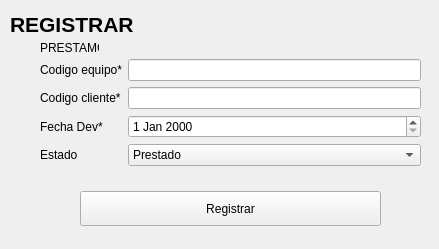
<?xml version="1.0" encoding="UTF-8"?>
<ui version="4.0">
 <class>MainWindow</class>
 <widget class="QMainWindow" name="MainWindow">
  <property name="geometry">
   <rect>
    <x>0</x>
    <y>0</y>
    <width>439</width>
    <height>249</height>
   </rect>
  </property>
  <property name="windowTitle">
   <string>AÑADIR CLIENTES</string>
  </property>
  <widget class="QWidget" name="centralwidget">
   <widget class="QLabel" name="lblTitulo">
    <property name="geometry">
     <rect>
      <x>10</x>
      <y>10</y>
      <width>422</width>
      <height>28</height>
     </rect>
    </property>
    <property name="font">
     <font>
      <pointsize>16</pointsize>
      <bold>true</bold>
     </font>
    </property>
    <property name="text">
     <string>REGISTRAR</string>
    </property>
   </widget>
   <widget class="QWidget" name="formLayoutWidget">
    <property name="geometry">
     <rect>
      <x>40</x>
      <y>59</y>
      <width>381</width>
      <height>121</height>
     </rect>
    </property>
    <layout class="QFormLayout" name="formLayout">
     <item row="0" column="0">
      <widget class="QLabel" name="lb_nombre">
       <property name="text">
        <string>Codigo equipo*</string>
       </property>
      </widget>
     </item>
     <item row="0" column="1">
      <widget class="QLineEdit" name="le_codEquipo"/>
     </item>
     <item row="1" column="0">
      <widget class="QLabel" name="lblApellidoPA">
       <property name="text">
        <string>Codigo cliente*</string>
       </property>
      </widget>
     </item>
     <item row="1" column="1">
      <widget class="QLineEdit" name="le_codCliente"/>
     </item>
     <item row="2" column="0">
      <widget class="QLabel" name="lblFechaNac">
       <property name="text">
        <string>Fecha Dev*</string>
       </property>
      </widget>
     </item>
     <item row="2" column="1">
      <widget class="QDateEdit" name="de_fechaDev"/>
     </item>
     <item row="3" column="0">
      <widget class="QLabel" name="lb_email">
       <property name="text">
        <string>Estado</string>
       </property>
      </widget>
     </item>
     <item row="3" column="1">
      <widget class="QComboBox" name="cb_estado">
       <item>
        <property name="text">
         <string>Prestado</string>
        </property>
       </item>
       <item>
        <property name="text">
         <string>Devuelto</string>
        </property>
       </item>
       <item>
        <property name="text">
         <string>Atrasado</string>
        </property>
       </item>
      </widget>
     </item>
    </layout>
   </widget>
   <widget class="QLabel" name="lb_prestamo">
    <property name="geometry">
     <rect>
      <x>40</x>
      <y>40</y>
      <width>59</width>
      <height>16</height>
     </rect>
    </property>
    <property name="text">
     <string>PRESTAMO</string>
    </property>
   </widget>
   <widget class="QWidget" name="layoutWidget_2">
    <property name="geometry">
     <rect>
      <x>40</x>
      <y>190</y>
      <width>381</width>
      <height>37</height>
     </rect>
    </property>
    <layout class="QHBoxLayout" name="horizontalLayout_3">
     <item>
      <spacer name="horizontalSpacer_4">
       <property name="orientation">
        <enum>Qt::Vertical</enum>
       </property>
       <property name="sizeHint" stdset="0">
        <size>
         <width>40</width>
         <height>20</height>
        </size>
       </property>
      </spacer>
     </item>
     <item>
      <widget class="QPushButton" name="btnRegistrar">
       <property name="minimumSize">
        <size>
         <width>150</width>
         <height>35</height>
        </size>
       </property>
       <property name="text">
        <string>Registrar</string>
       </property>
      </widget>
     </item>
     <item>
      <spacer name="horizontalSpacer_5">
       <property name="orientation">
        <enum>Qt::Vertical</enum>
       </property>
       <property name="sizeHint" stdset="0">
        <size>
         <width>40</width>
         <height>20</height>
        </size>
       </property>
      </spacer>
     </item>
    </layout>
   </widget>
  </widget>
 </widget>
 <resources/>
 <connections/>
</ui>
